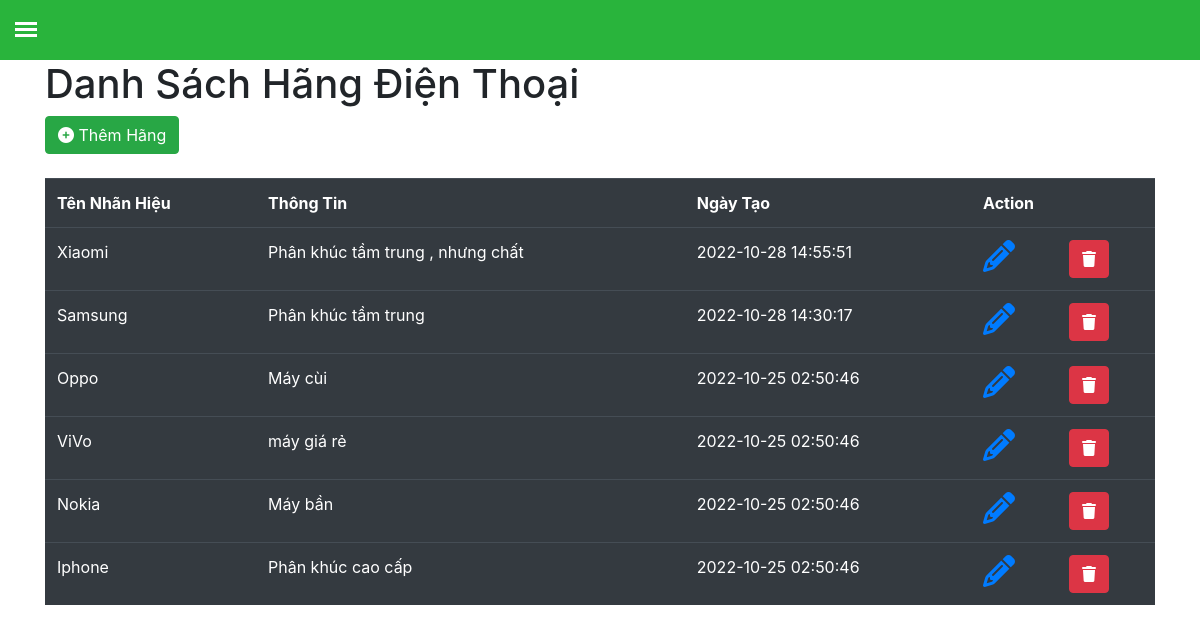
Page /CompanyController/Index (signed in) on the committed database.
### tables this page shows
CREATE TABLE `nhan_hieu` (
  `ten_nhan_hieu` varchar(10) NOT NULL,
  `thong_tin` varchar(256) NOT NULL,
  `create_at` timestamp NOT NULL DEFAULT current_timestamp() ON UPDATE current_timestamp()
);

### admin/Core/BaseController.php (called while the page is built, shortened)
<?php
class BaseController
{
    public function view($viewFile , $view, $data=[])
    {
        require_once './admin/Views/'.$viewFile.'/'.$view.'.php';
    }
}

### admin/Controllers/CompanyController.php (called while the page is built, shortened)
<?php
class CompanyController extends BaseController
{
    protected $companyModel;
    public function __construct()
    {
        $this->companyModel = new CompanyModel;
    }
    public function Index()
    {
        $this->main_content = $this->companyModel->getTable();
        $this->view('Company', 'main', $this->main_content);
    }
}

### admin/Core/App.php (called while the page is built, shortened)
<?php
class App
{
    protected $controller = 'UserHomeController';
    protected $action = 'index';
    function __construct()
    {
        $url = $this->XuLy_Url();
        if (file_exists("./admin/Controllers/" . $url[0] . ".php")) {
            $this->controller = $url[0];
            unset($url[0]);
        }
        else {
            require_once './admin/Controllers/404.php';
        }
        if (isset($url[1])) {
            if (method_exists($this->controller, $url[1])) {
                $this->action = $url[1];
            }
            unset($url[1]);
        }
        $this->param = $url ? array_values($url) : [];
         call_user_func_array([new $this->controller, $this->action], $this->param);
    }
    public function XuLy_Url()
    {
        if (isset($_GET['url'])) {
            return explode("/", filter_var(trim($_GET["url"], "/")));
        }
    }
}

### index.php (called while the page is built, shortened)
<?php
$myApp = new App();

### admin/DB/Database.php (called while the page is built, shortened)
<?php
    class Database {
        protected $connect;
        protected function connection(){
            try {
                $this->connect = new PDO(Database::DB_DSN, Database::USERNAME, Database::PASSWORD);
              } catch (PDOException $e) {
                die("Kết nối CSDL theo PDO thất bại: " . $e->getMessage());
              }
              return $this->connect;
            }
    }

### admin/Core/BaseModel.php (called while the page is built, shortened)
<?php
class BaseModel extends Database{
    public function _SelectAll($tableName){
      $sql_obj = $this->connect->prepare("SELECT * FROM {$tableName} ORDER BY create_at DESC ");
      $arr_select = [];
      $sql_obj->execute($arr_select);
      $result = $sql_obj->fetchAll(PDO::FETCH_ASSOC);
      return $result;
    }
}

### admin/Models/CompanyModel.php (called while the page is built, shortened)
<?php
class CompanyModel extends BaseModel{
    public function getTable(){
        return $this->_SelectAll(self::TABLE_NAME);
    }
}

### admin/Views/Company/main.php (the view)
<div class="container">
    <div class="product">
     <h1>Danh Sách Hãng Điện Thoại </h1>
     <a href="<?php echo DIR_HTTP ?>/CompanyController/AddCompany" class="btn btn-success" id="a_func"><i class="fa-solid fa-circle-plus"></i> Thêm Hãng</a>
     <br>
     <br>
     <table class="table table-dark table-hover">
       <tr>
         <th>Tên Nhãn Hiệu</th>
         <th>Thông Tin</th>
         <th>Ngày Tạo</th>
         <th colspan="2">Action</th>
       </tr>
       <?php foreach ($data as $company) : ?>
         <tr>
           <td><?php echo $company['ten_nhan_hieu'] ?></td>
           <td><?php echo $company['thong_tin'] ?></td>
           <td><?php echo $company['create_at'] ?></td>
           <td><a href="<?php echo DIR_HTTP ?>/CompanyController/UpdateCompany?id=<?php echo $company['ten_nhan_hieu'] ?>"><i class="fa fa-pencil fa-2x"></i></a></td>
           <td><a onclick="return confirm('bạn có muốn xoá hãng này không ??')" href="<?php echo DIR_HTTP ?>/CompanyController/DeleteCompany/<?php echo $company['ten_nhan_hieu'] ?>" class="btn btn-danger"> <i class="fa fa-trash"></i></a></td>
         </tr>
       <?php endforeach; ?>
     </table>
   </div>
   </div>

### admin/assets/css/style.css (style rules this page uses)
html, body { overflow-x: hidden; height: 100%; }

### admin/assets/css/css.css (style rules this page uses)
.product { padding-top: 60px; }

### rows in the picture
nhan_hieu: ten_nhan_hieu "Xiaomi", thong_tin "Phân khúc tầm trung , nhưng chất", create_at "2022-10-28 14:55:51"
nhan_hieu: ten_nhan_hieu "Samsung", thong_tin "Phân khúc tầm trung", create_at "2022-10-28 14:30:17"
nhan_hieu: ten_nhan_hieu "Oppo", thong_tin "Máy cùi", create_at "2022-10-25 02:50:46"
nhan_hieu: ten_nhan_hieu "ViVo", thong_tin "máy giá rẻ", create_at "2022-10-25 02:50:46"
nhan_hieu: ten_nhan_hieu "Nokia", thong_tin "Máy bần", create_at "2022-10-25 02:50:46"
nhan_hieu: ten_nhan_hieu "Iphone", thong_tin "Phân khúc cao cấp", create_at "2022-10-25 02:50:46"
